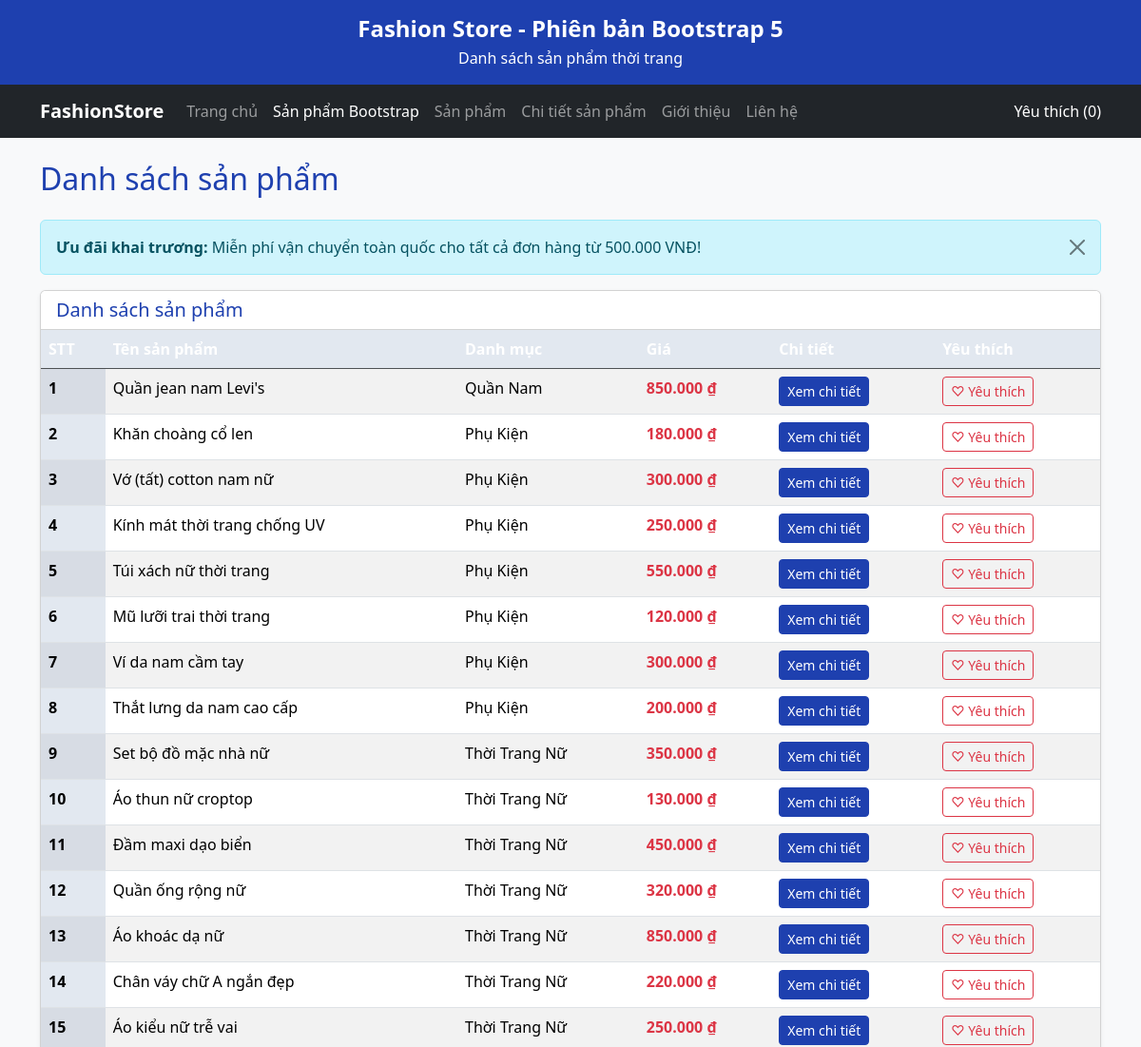
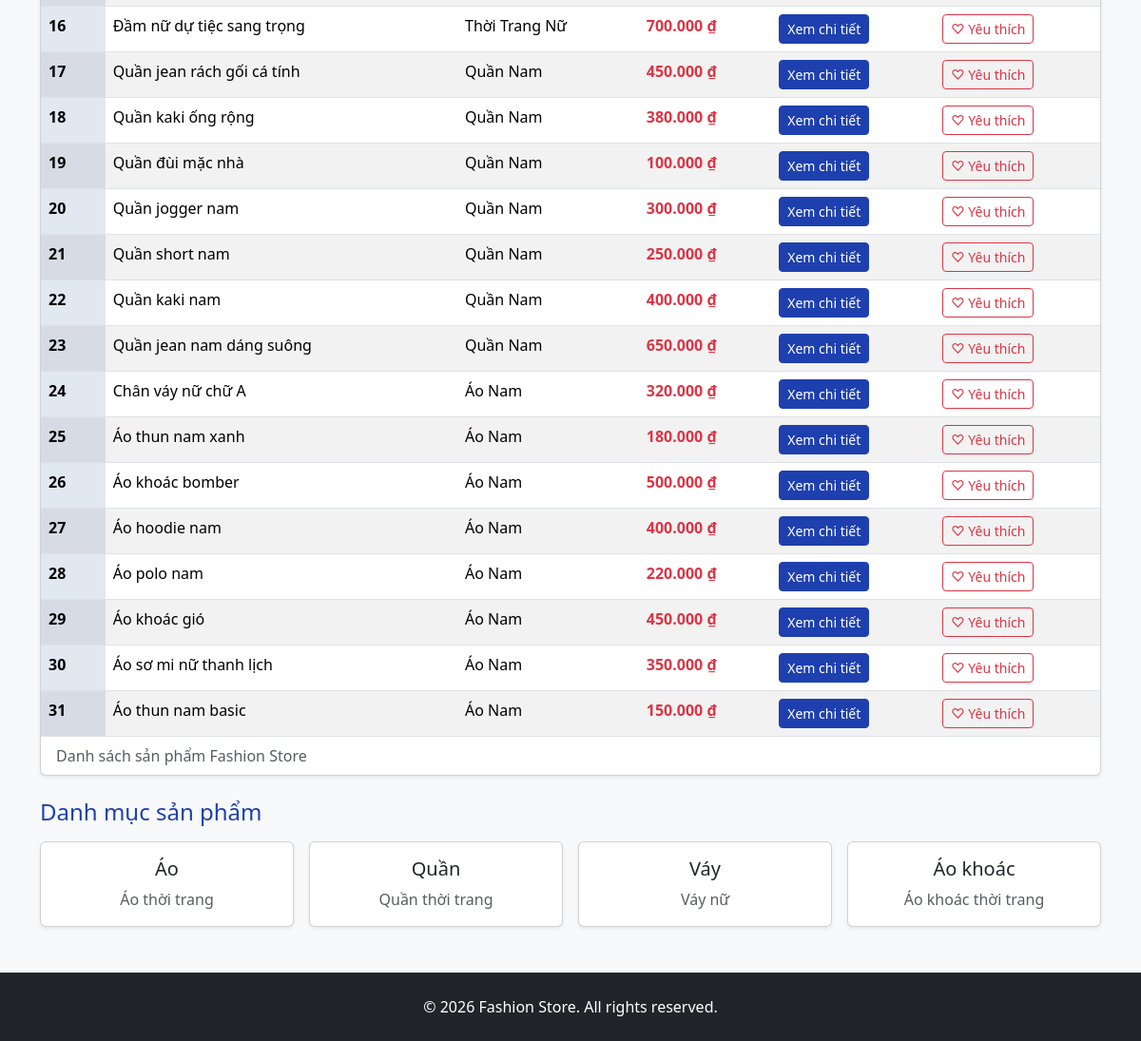
Page /danh-sach-bootstrap.php on the committed database (2 pictures, top to bottom).
### tables this page shows
CREATE TABLE san_pham (
    id INT UNSIGNED AUTO_INCREMENT PRIMARY KEY,
    danh_muc_id INT UNSIGNED NOT NULL,
    ten VARCHAR(200) NOT NULL,
    gia INT UNSIGNED NOT NULL,
    ton_kho INT UNSIGNED NOT NULL DEFAULT 0,
    anh VARCHAR(255),
    mau_sac VARCHAR(100) DEFAULT 'Đen, Trắng',
    kich_thuoc VARCHAR(100) DEFAULT 'M, L, XL',
    video VARCHAR(255) DEFAULT '',
    mo_ta TEXT,
    ngay_tao DATETIME NOT NULL DEFAULT CURRENT_TIMESTAMP,

    CONSTRAINT chk_san_pham_gia CHECK (gia >= 1000),
    CONSTRAINT fk_san_pham_danh_muc
        FOREIGN KEY (danh_muc_id)
        REFERENCES danh_muc(id)
        ON DELETE RESTRICT
        ON UPDATE CASCADE,

    INDEX idx_san_pham_danh_muc (danh_muc_id)
);

CREATE TABLE danh_muc (
    id INT UNSIGNED AUTO_INCREMENT PRIMARY KEY,
    ten VARCHAR(100) NOT NULL,
    slug VARCHAR(100) NOT NULL UNIQUE
);

### src/Data/KhoSanPham.php (called while the page is built, shortened)
<?php
class KhoSanPham
{
    public function tatCa(): array
    {
        try {
            $pdo = \db();
            $sql = "SELECT p.*, d.ten AS ten_danh_muc
                    FROM san_pham p
                    LEFT JOIN danh_muc d ON p.danh_muc_id = d.id
                    ORDER BY p.id DESC";
            $stmt = $pdo->query($sql);
            $rows = $stmt->fetchAll();
            $danhSach = [];
            foreach ($rows as $row) {
                $d = [
                    'id'         => (int)$row['id'],
                    'ten'        => $row['ten'],
                    'gia'        => (int)$row['gia'],
                    'soLuong'    => (int)$row['ton_kho'],
                    'danhMuc'    => $row['ten_danh_muc'] ?? 'Thời trang',
                    'moTa'       => $row['mo_ta'] ?? '',
                    'hinhAnh'    => !empty($row['anh']) ? $row['anh'] : 'images/default.jpg',
                    'mauSac'     => $row['mau_sac'] ?? 'Đen, Trắng',
                    'kichThuoc'  => $row['kich_thuoc'] ?? 'M, L, XL',
                    'video'      => $row['video'] ?? ''
                ];
                $danhSach[] = SanPham::tuMang($d);
            }
            return $danhSach;
        } catch (\PDOException $e) {
            http_response_code(500);
            echo 'Lỗi truy vấn cơ sở dữ liệu: ' . htmlspecialchars($e->getMessage());
            exit;
        }
    }
}

### inc/config.php (called while the page is built, shortened)
<?php
spl_autoload_register(function ($class) {
    $prefix = 'App\\';
    $base_dir = __DIR__ . '/../src/';
    $len = strlen($prefix);
    $relative_class = substr($class, $len);
    $file = $base_dir . str_replace('\\', '/', $relative_class) . '.php';
});
require_once __DIR__ . '/ham.php';

### src/Models/SanPham.php (called while the page is built, shortened)
<?php
class SanPham
{
    public function getId(): int
    {
        return $this->id;
    }
    public function getTen(): string
    {
        return $this->ten;
    }
    public function getGia(): int
    {
        return $this->gia;
    }
    public function getDanhMuc(): string
    {
        return $this->danhMuc;
    }
    public static function tuMang(array $d): self
    {
        return new self(
            $d['id'],
            $d['ten'],
            $d['gia'],
            $d['soLuong'],
            $d['danhMuc'],
            $d['moTa'],
            $d['hinhAnh'],
            $d['mauSac'],
            $d['kichThuoc'],
            $d['video'] ?? ''
        );
    }
}

### inc/ham.php (called while the page is built)
<?php
function e(mixed $value): string
{
    return htmlspecialchars(
        (string) ($value ?? ''),
        ENT_QUOTES | ENT_SUBSTITUTE,
        'UTF-8'
    );
}
function vnd(int|float $amount): string
{
    return number_format((float) $amount, 0, ',', '.') . ' ₫';
}

### danh-sach-bootstrap.php (the view, shortened to what this page needs)
<?php
require_once __DIR__ . '/inc/config.php';
$kho = new KhoSanPham();
$danhSach = $kho->tatCa();
?>
<!DOCTYPE html>
<html lang="vi">
<head>
    <link href="https://cdn.jsdelivr.net/npm/bootstrap@5.3.3/dist/css/bootstrap.min.css" rel="stylesheet"
>
    <link rel="stylesheet" href="css/bootstrap-custom.css">
</head>
<body class="bg-light">
    <header class="bg-primary text-white text-center py-3">
        <div class="container">
            <h1 class="m-0 fs-4 fw-bold">Fashion Store - Phiên bản Bootstrap 5</h1>
            <p class="mb-0 mt-1">Danh sách sản phẩm thời trang</p>
        </div>
    </header>
    <nav class="navbar navbar-expand-lg navbar-dark bg-dark sticky-top" aria-label="Điều hướng Bootstrap">
        <div class="container">
            <a class="navbar-brand fw-bold" href="index.php">FashionStore</a>
            <div class="collapse navbar-collapse" id="menuBootstrap">
                <ul class="navbar-nav me-auto mb-2 mb-lg-0">
                    <li class="nav-item"><a class="nav-link" href="index.php">Trang chủ</a></li>
                    <li class="nav-item"><a class="nav-link active" aria-current="page" href="danh-sach-bootstrap.php">Sản phẩm Bootstrap</a></li>
                    <li class="nav-item"><a class="nav-link" href="danh-sach.php">Sản phẩm</a></li>
                    <li class="nav-item"><a class="nav-link" href="chi-tiet.php">Chi tiết sản phẩm</a></li>
                    <li class="nav-item"><a class="nav-link" href="gioi-thieu.php">Giới thiệu</a></li>
                    <li class="nav-item"><a class="nav-link" href="lien-he.php">Liên hệ</a></li>
                </ul>
                <span class="navbar-text text-white">
                    Yêu thích (<span class="so-luong-yeu-thich" aria-live="polite">0</span>)
                </span>
            </div>
        </div>
    </nav>
    <main class="container my-4">
        <h2 class="mb-4 text-primary">Danh sách sản phẩm</h2>
        <div class="alert alert-info alert-dismissible fade show" role="alert">
            <strong>Ưu đãi khai trương:</strong> Miễn phí vận chuyển toàn quốc cho tất cả đơn hàng từ 500.000 VNĐ!
            <button type="button" class="btn-close" data-bs-dismiss="alert" aria-label="Đóng"></button>
        </div>
        <section class="card shadow-sm mb-4">
            <div class="card-header bg-white">
                <h3 class="h5 m-0 text-primary">Danh sách sản phẩm</h3>
            </div>
            <div class="card-body p-0">
                <div class="table-responsive">
                    <table class="table table-hover table-striped mb-0">
                        <caption class="px-3">Danh sách sản phẩm Fashion Store</caption>
                        <thead class="table-dark">
                            <tr>
                                <th scope="col">STT</th>
                                <th scope="col">Tên sản phẩm</th>
                                <th scope="col">Danh mục</th>
                                <th scope="col">Giá</th>
                                <th scope="col">Chi tiết</th>
                                <th scope="col">Yêu thích</th>
                            </tr>
                        </thead>
                        <tbody>
                            <?php if (empty($danhSach)): ?>
                                <tr>
                                    <td colspan="6" class="text-center text-danger fw-bold py-4">Không có sản phẩm nào!</td>
                                </tr>
                            <?php else: ?>
                                <?php $stt = 1;
                                foreach ($danhSach as $sp): ?>
                                    <tr>
                                        <th scope="row"><?= $stt++ ?></th>
                                        <td><?= e($sp->getTen()) ?></td>
                                        <td><?= e($sp->getDanhMuc()) ?></td>
                                        <td class="text-danger fw-bold"><?= vnd($sp->getGia()) ?></td>
                                        <td>
                                            <a href="chi-tiet.php?id=<?= e($sp->getId()) ?>" class="btn btn-primary btn-sm">Xem chi tiết</a>
                                        </td>
                                        <td>
                                            <button type="button" class="btn btn-outline-danger btn-sm">♡ Yêu thích</button>
                                        </td>
                                    </tr>
                                <?php endforeach; ?>
                            <?php endif; ?>
                        </tbody>
                    </table>
                </div>
            </div>
        </section>
        <section class="mb-4">
            <h3 class="h4 text-primary mb-3">Danh mục sản phẩm</h3>
            <div class="row g-3">
                <div class="col-6 col-md-3">
                    <div class="card text-center h-100 shadow-sm">
                        <div class="card-body">
                            <h4 class="h5">Áo</h4>
                            <p class="mb-0 text-muted">Áo thời trang</p>
                        </div>
                    </div>
                </div>
                <div class="col-6 col-md-3">
                    <div class="card text-center h-100 shadow-sm">
                        <div class="card-body">
                            <h4 class="h5">Quần</h4>
                            <p class="mb-0 text-muted">Quần thời trang</p>
                        </div>
                    </div>
                </div>
                <div class="col-6 col-md-3">
                    <div class="card text-center h-100 shadow-sm">
                        <div class="card-body">
                            <h4 class="h5">Váy</h4>
                            <p class="mb-0 text-muted">Váy nữ</p>
                        </div>
                    </div>
                </div>
                <div class="col-6 col-md-3">
                    <div class="card text-center h-100 shadow-sm">
                        <div class="card-body">
                            <h4 class="h5">Áo khoác</h4>
                            <p class="mb-0 text-muted">Áo khoác thời trang</p>
                        </div>
                    </div>
                </div>
            </div>
        </section>
    </main>
    <footer class="bg-dark text-white text-center py-4 mt-5">
        <p class="m-0">© 2026 Fashion Store. All rights reserved.</p>
    </footer>
</body>
</html>

### rows in the picture
san_pham: ten "Quần jean nam Levi's", danh_muc.ten "Quần Nam", gia "850.000 ₫"
san_pham: ten "Khăn choàng cổ len", danh_muc.ten "Phụ Kiện", gia "180.000 ₫"
san_pham: ten "Vớ (tất) cotton nam nữ", danh_muc.ten "Phụ Kiện", gia "300.000 ₫"
san_pham: ten "Kính mát thời trang chống UV", danh_muc.ten "Phụ Kiện", gia "250.000 ₫"
san_pham: ten "Túi xách nữ thời trang", danh_muc.ten "Phụ Kiện", gia "550.000 ₫"
san_pham: ten "Mũ lưỡi trai thời trang", danh_muc.ten "Phụ Kiện", gia "120.000 ₫"
san_pham: ten "Ví da nam cầm tay", danh_muc.ten "Phụ Kiện", gia "300.000 ₫"
san_pham: ten "Thắt lưng da nam cao cấp", danh_muc.ten "Phụ Kiện", gia "200.000 ₫"
san_pham: ten "Set bộ đồ mặc nhà nữ", danh_muc.ten "Thời Trang Nữ", gia "350.000 ₫"
san_pham: ten "Áo thun nữ croptop", danh_muc.ten "Thời Trang Nữ", gia "130.000 ₫"
san_pham: ten "Đầm maxi dạo biển", danh_muc.ten "Thời Trang Nữ", gia "450.000 ₫"
san_pham: ten "Quần ống rộng nữ", danh_muc.ten "Thời Trang Nữ", gia "320.000 ₫"
san_pham: ten "Áo khoác dạ nữ", danh_muc.ten "Thời Trang Nữ", gia "850.000 ₫"
san_pham: ten "Chân váy chữ A ngắn đẹp", danh_muc.ten "Thời Trang Nữ", gia "220.000 ₫"
san_pham: ten "Áo kiểu nữ trễ vai", danh_muc.ten "Thời Trang Nữ", gia "250.000 ₫"
san_pham: ten "Đầm nữ dự tiệc sang trọng", danh_muc.ten "Thời Trang Nữ", gia "700.000 ₫"
san_pham: ten "Quần jean rách gối cá tính", danh_muc.ten "Quần Nam", gia "450.000 ₫"
san_pham: ten "Quần kaki ống rộng", danh_muc.ten "Quần Nam", gia "380.000 ₫"
san_pham: ten "Quần đùi mặc nhà", danh_muc.ten "Quần Nam", gia "100.000 ₫"
san_pham: ten "Quần jogger nam", danh_muc.ten "Quần Nam", gia "300.000 ₫"
san_pham: ten "Quần short nam", danh_muc.ten "Quần Nam", gia "250.000 ₫"
san_pham: ten "Quần kaki nam", danh_muc.ten "Quần Nam", gia "400.000 ₫"
san_pham: ten "Quần jean nam dáng suông", danh_muc.ten "Quần Nam", gia "650.000 ₫"
san_pham: ten "Chân váy nữ chữ A", danh_muc.ten "Áo Nam", gia "320.000 ₫"
san_pham: ten "Áo thun nam xanh", danh_muc.ten "Áo Nam", gia "180.000 ₫"
san_pham: ten "Áo khoác bomber", danh_muc.ten "Áo Nam", gia "500.000 ₫"
san_pham: ten "Áo hoodie nam", danh_muc.ten "Áo Nam", gia "400.000 ₫"
san_pham: ten "Áo polo nam", danh_muc.ten "Áo Nam", gia "220.000 ₫"
san_pham: ten "Áo khoác gió", danh_muc.ten "Áo Nam", gia "450.000 ₫"
san_pham: ten "Áo sơ mi nữ thanh lịch", danh_muc.ten "Áo Nam", gia "350.000 ₫"
san_pham: ten "Áo thun nam basic", danh_muc.ten "Áo Nam", gia "150.000 ₫"
